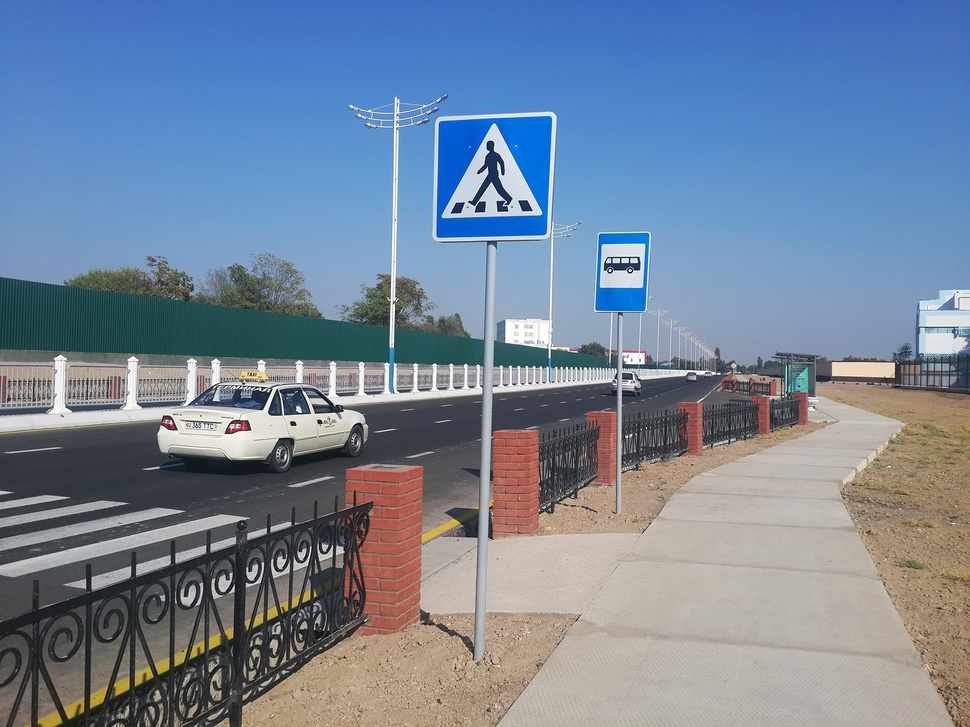
#> input picture Computer Vision/bbox/crossing.jpg, 970 x 727 px, shrunk from 2000 x 1500 before the run
$ python draw.py
#> lines starting #> are read from the running program, lines starting #| are printed output that depends on the picture
#> further down, img is the input picture: shape (727, 970, 3); mean B, G, R 153.9, 132.9, 116.7
### Computer Vision/bbox/drawing_bbox_label.py
import matplotlib.pyplot as plt
import numpy as np
import cv2


def drawing_bbox(img,filename_csv):
    '''
    Image object detection.
    file CSV, Points format: COCO
    Parameters:
        img: numpy.array.
        filename_csv: str.
    '''
#> called with filename_csv = 'bbox_road.csv'
    points_arr = np.genfromtxt(filename_csv,delimiter=',',dtype=np.str_)
    points = (points_arr[:,:1],np.array(points_arr[:,1:5],dtype=np.uint16))
    labels,points = points
    for i,item in enumerate(points):
        (x,y),(w,h) = item.reshape((2,2))
        start_point = (x,y)
        end_point = (x+w,y+h)
        label = labels[i][0]

        cv2.rectangle(img,start_point,end_point,color=(255, 0, 0),thickness=2)
        cv2.putText(img,label,(start_point[0]-15,start_point[1]-15),cv2.FONT_HERSHEY_SIMPLEX,1.2,color=(255, 0, 0),thickness=2)
        plt.imshow(img)
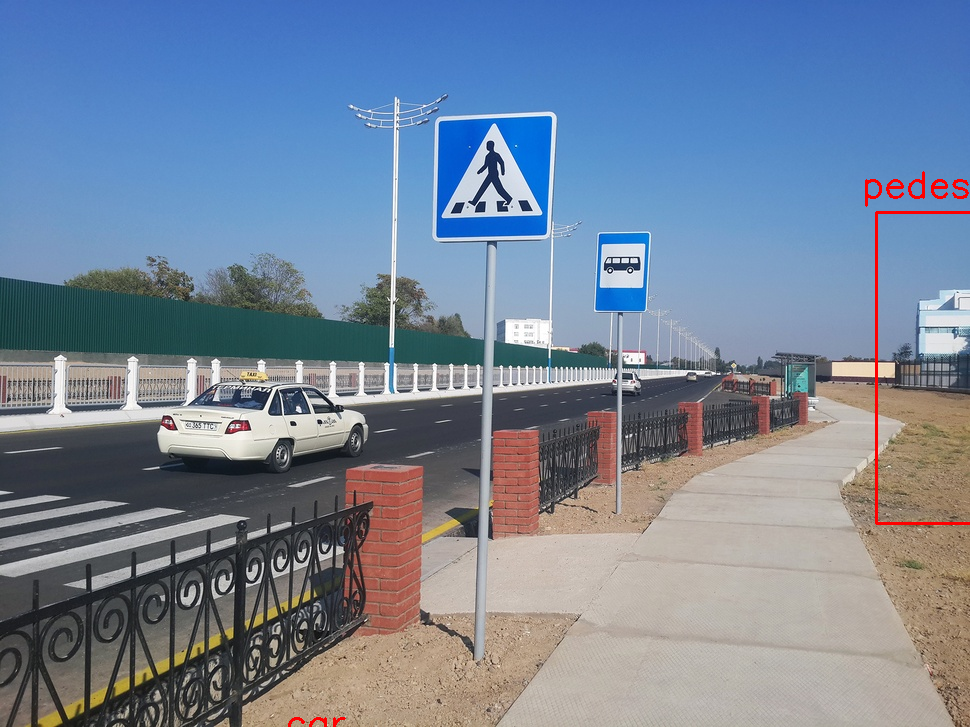
#> img: shape (727, 970, 3); mean R, G, B 117.1, 132.3, 153.3
    plt.show()
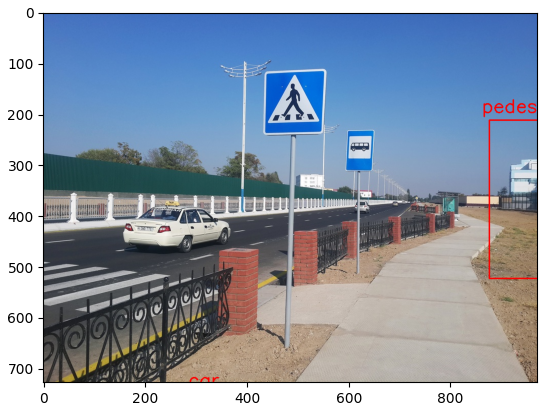
#> figure drawn by matplotlib, 1 panel

### Computer Vision/bbox/draw.py
import matplotlib.pyplot as plt
import numpy as np
import cv2
import drawing_bbox_label

filename = 'bbox_road.csv'
img = cv2.imread('crossing.jpg')
img = cv2.cvtColor(img,cv2.COLOR_BGR2RGB)

drawing_bbox_label.drawing_bbox(img,filename)
